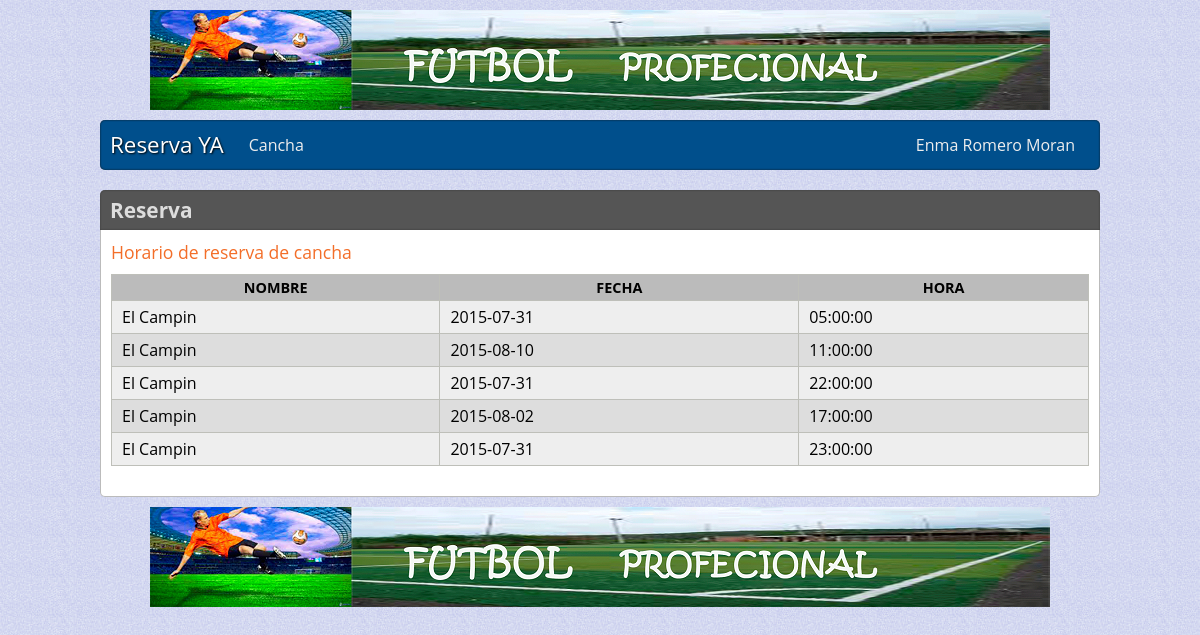
The app's page /reserva/reserva/listarMio/27 (signed in) with its own data.
### tables this page shows
CREATE TABLE IF NOT EXISTS `reserva` (
  `id` int(11) NOT NULL AUTO_INCREMENT,
  `cancha_id` int(11) DEFAULT NULL,
  `usuario_id` int(11) NOT NULL,
  `fecha` date NOT NULL,
  `hora` time NOT NULL,
  `fecha_realizada` date NOT NULL,
  `calificacion_cancha` int(11) DEFAULT NULL,
  `calificacion_usuario` int(11) DEFAULT NULL,
  `coment_usuario` varchar(200) DEFAULT NULL,
  `coment_administrador` varchar(200) DEFAULT NULL,
  PRIMARY KEY (`id`),
  KEY `fk_reserva_cancha1_idx` (`cancha_id`),
  KEY `fk_reserva_usuario1_idx` (`usuario_id`)
);

CREATE TABLE IF NOT EXISTS `cancha` (
  `id` int(11) NOT NULL AUTO_INCREMENT,
  `nombre` varchar(45) NOT NULL,
  `ubicacion` varchar(45) NOT NULL,
  `admin_id` int(11) NOT NULL,
  `calificacion` int(11) DEFAULT NULL,
  PRIMARY KEY (`id`),
  KEY `fk_cancha_usuario1_idx` (`admin_id`)
);

### reserva/controladores/reservaControlador.php (called while the page is built, shortened)
<?php
class reservaControlador extends Controlador {
    public function listarMio($pagina = 1) {
        $this->_modelo = $this->getModelo('reserva');
        $this->_vista->getPaginacion($pagina, $this->_modelo->contar(Sesion::get('id')), 'reserva/listar/');
        $this->_vista->dato = $this->_modelo->listarMio(Sesion::get('id'), $this->_vista->pactual);
        $this->_vista->titulo = 'Horario de reserva de cancha';
        $this->_vista->renderizar('listarMio');
    }
}

### reserva/index.php (called while the page is built, shortened)
<?php
try {
    require_once RAIZ . 'aplicacion' . SD . 'Peticion.php';
    require_once RAIZ . 'aplicacion' . SD . 'Lanzador.php';
    require_once RAIZ . 'aplicacion' . SD . 'Vista.php';
    require_once RAIZ . 'aplicacion' . SD . 'Bd.php';
    require_once RAIZ . 'aplicacion' . SD . 'Sesion.php';
    Lanzador::ejecutar(new Peticion);
} catch (Exception $e) {
    echo $e->getMessage();
}

### reserva/aplicacion/Bd.php (called while the page is built, shortened)
<?php
class Bd {
    private $_parametros;
    private $_mysqli;
    private $_result;
    private function __construct($bd_host, $bd_user, $bd_pass, $bd_name) {
        $this->_mysqli = new mysqli($bd_host, $bd_user, $bd_pass, $bd_name);
        $this->_mysqli->set_charset('utf8');
    }
    private function _query($sql, $parametros) {
        $this->_result = $this->_mysqli->query($this->_prepare($sql, $parametros));
    }
    private function _escape($var) {
        return $this->_mysqli->real_escape_string($var);
    }
    private function _fetchArray() {
        $rows = array();
        while ($row = $this->_result->fetch_array(MYSQLI_ASSOC)) {
            $rows[] = $row;
        }
        return $rows;
    }
    private function _reemplazar() {
        $actual = current($this->_parametros);
        next($this->_parametros);
        return $actual;
    }
    private function _prepare($sql, $parametros) {
        for ($i = 0; $i < count($parametros); $i++) {
            if (is_bool($parametros[$i])) {
                $parametros[$i] = $parametros[$i] ? 1 : 0;
            } elseif (is_double($parametros[$i])) {
                $parametros[$i] = str_replace(',', '.', $parametros[$i]);
            } elseif (is_null($parametros[$i])) {
                $parametros[$i] = 'NULL';
            } else {
                $parametros[$i] = "'" . $this->_escape($parametros[$i]) . "'";
            }
        }
        $this->_parametros = $parametros;
        $_sql = preg_replace_callback("/(\?)/i", array($this, "_reemplazar"), $sql);
        return $_sql;
    }
    public function getArray($sql, $parametros = array()) {
        $this->_query($sql, $parametros);
        $all = $this->_fetchArray();
        if ($all) {
            return $all;
        }
        return FALSE;
    }
}

### reserva/modelos/reservaModelo.php (called while the page is built, shortened)
<?php
class reservaModelo extends Modelo {
    public function listarMio($usuario_id, $pagina) {
        $pagina = ($pagina - 1) * REG_PAG;
        return $this->_bd->getArray('SELECT reserva.*, cancha.nombre FROM reserva INNER JOIN cancha ON reserva.cancha_id=cancha.id and cancha.admin_id = ? ORDER BY reserva.id LIMIT ' . $pagina . ',' . REG_PAG, array(Sesion::get('id')));
    }
}

### reserva/aplicacion/Peticion.php (called while the page is built, shortened)
<?php
class Peticion {
    private $_controlador;
    public function __construct() {
        if (!is_null(filter_input(INPUT_GET, 'url'))) {
            $this->url = filter_input(INPUT_GET, 'url', FILTER_SANITIZE_URL);
            $_aux = explode('/', $this->url);
            $_url = array_filter($_aux);
            $this->_controlador = strtolower(array_shift($_url));
        }
    }
    public function getControlador() {
        return $this->_controlador;
    }
}

### reserva/aplicacion/Sesion.php (called while the page is built, shortened)
<?php
class Sesion {
    public static function get($clave) {
        if (isset($_SESSION[$clave])) {
            return $_SESSION[$clave];
        }
        return '';
    }
}

### reserva/vistas/reserva/listarMio.phtml (the view, shortened to what this page needs)
<div class="login_head">
    <h2>Reserva</h2>
</div>
<div class="login_body">
    <h3><?php echo $this->titulo ?></h3>
    <?php if ($this->dato) : ?>
        <table class="tabla">
            <tr><th>Nombre</th><th>fecha</th><th>hora</th></tr>
                    <?php for ($i = 0; $i < count($this->dato); $i++) : ?>
                <tr>
                    <td><?php echo $this->dato[$i]['nombre'] ?></td>
                    <td><?php echo $this->dato[$i]['fecha'] ?></td>
                    <td><?php echo $this->dato[$i]['hora'] ?></td>
                </tr>
            <?php endfor; ?>
        </table>
    <?php else: ?>
        <p>No hay registros</p>
    <?php endif; ?>
</div>

### reserva/aplicacion/Lanzador.php (shortened to what this page needs)
<?php
class Lanzador {
    public static function ejecutar(Peticion $peticion) {
        $ncontrolador = $peticion->getControlador() . 'Controlador';
        $rutaControlador = RAIZ . 'controladores' . SD . $ncontrolador . '.php';
        $metodo = $peticion->getMetodo();
        $argumentos = $peticion->getArgumentos();
        if (is_readable($rutaControlador)) {
            $controlador = new $ncontrolador;
            if (isset($argumentos)) {
                call_user_func_array(array($controlador, $metodo), $argumentos);
            } else {
                call_user_func(array($controlador, $metodo));
            }
        } else {
            throw new Exception('Controlador no encontrado: ' . $ncontrolador);
        }
    }
}

### reserva/aplicacion/Vista.php (shortened to what this page needs)
<?php
class Vista {
    private $_peticion;
    public function __construct(Peticion $peticion) {
        $this->_peticion = $peticion;
        $this->_plantilla = URL_BASE . 'vistas/_plantilla/';
    }
    public function renderizar($vista, $parcial = FALSE) {
        $rutaVista = RAIZ . 'vistas' . SD . $this->_peticion->getControlador() . SD . $vista . '.phtml';
        if (is_readable($rutaVista)) {
            if ($parcial) {
                require_once $rutaVista;
            } else {
                require_once $rutaVista;
                $this->contenido = ob_get_contents();
                require_once RAIZ . 'vistas' . SD . '_plantilla' . SD . 'plantilla.phtml';
            }
        } else {
            throw new Exception('Vista no encontrada');
        }
    }
}

### reserva/vistas/_plantilla/plantilla.phtml (shortened to what this page needs)
<!DOCTYPE html>
<html>
    <head>
        <link rel="stylesheet" href="<?php echo $this->_plantilla; ?>css/plantilla.css" media="all" type="text/css">
        <link rel="stylesheet" href="<?php echo $this->_plantilla; ?>css/responsive.css" media="all" type="text/css">
    </head>
    <body>
        <div id="limites">
            <div class="logo">
                <img src="<?php echo $this->_plantilla ?>img/portada.gif" alt="portada">
            </div>
            <?php if (!Sesion::get('autenticado')) : ?>
                <div id="cabeza">
                    <h1><a href="<?php echo URL_BASE ?>">Reserva YA</a></h1>
                    <?php require_once RAIZ . 'vistas' . SD . '_plantilla' . SD . 'menu.phtml' ?>
                </div>
            <?php endif; ?>
            <div id="cuerpo">
                <?php echo $this->contenido ?>
            </div>
            <div class="logo">
                <img src="<?php echo $this->_plantilla ?>img/portada.gif" alt="portada">
            </div>
        </div>
    </body>
</html>

### reserva/vistas/_plantilla/menu.phtml (shortened to what this page needs)
<?php if (Sesion::get('rol') && Sesion::get('rol') == 'admin') : ?>
<ul class="menu">
    <li>
        <a href="#">Cancha</a>
    </li>
</ul>
<?php endif; ?>
<ul class="menu derecha">
    <li>
        <?php if (Sesion::get('iniciado')): ?>
            <a href="#"><?php echo Sesion::get('nombre') ?></a>
        <?php endif; ?>
    </li>
</ul>

### reserva/vistas/_plantilla/css/plantilla.css (style rules this page uses)
* { margin: 0; padding: 0; }
html { font-size: 62.5%; }
body { font-size: 1.6em; font-family: 'Open Sans',"Helvetica Neue",Helvetica,Arial,sans-serif; background: url(../img/bg1.jpg); }
a { text-decoration: none; color: #1D90E9; }
.login_head { background: #555; border-radius: 5px 5px 0 0; padding: 0 10px; color: #ddd; box-shadow: inset 0 0 2px 0 #333; }
.login_body { background: #fff; padding: 10px; border-radius: 0 0 5px 5px; border: 1px solid #bbb; border-top: none }
h1 { font-size: 1.4em; float: left; font-weight: normal; margin-right: 15px; line-height: 50px; }
h1 a { color: #fff; text-decoration: none; text-shadow: 1px 1px 2px #000; }
h2 { float: left; font-size: 1.3em; line-height: 40px; }
h3 { font-size: 1.1em; padding-bottom: 10px; color: #F36E29; font-weight: normal; }
.logo { text-align: center; height: 100px; margin: 10px 0; }
#cabeza { background: #004F8C; color: #fff; box-shadow: inset 0 0 2px 0 #111; border-radius: 5px; padding: 0 10px; margin-bottom: 20px; }
.menu li { list-style: none; }
.menu > li { float: left; line-height: 50px; }
.menu li a { color: #eee; text-decoration: none; padding: 0 15px 0 10px; display: block; }
.derecha { float: right; }
.tabla { border: 1px solid #BEBFB9; width: 100%; border-spacing: 0; border-collapse: collapse; margin-bottom: 20px; }
.tabla tr { background: #ddd; }
.tabla th { background: #bbb; border: 1px solid #BEBFB9; padding: 3px 10px; text-transform: uppercase; font-size: .9em; font-weight: bold; word-break: break-all; }
.tabla td { padding: 5px 10px; word-break: break-all; border: 1px solid #BEBFB9; }
.tabla tr:nth-child(2n) { background: #EEE; }

### reserva/vistas/_plantilla/css/responsive.css (style rules this page uses)
#limites { width: 1000px; margin: 10px auto 10px auto; }
@media only screen and (min-width: 1010px) and (max-width: 1249px) { #limites { width: 1000px; } }

### records on screen
reserva: cancha.nombre "El Campin", fecha "2015-07-31", hora "05:00:00"
reserva: cancha.nombre "El Campin", fecha "2015-08-10", hora "11:00:00"
reserva: cancha.nombre "El Campin", fecha "2015-07-31", hora "22:00:00"
reserva: cancha.nombre "El Campin", fecha "2015-08-02", hora "17:00:00"
reserva: cancha.nombre "El Campin", fecha "2015-07-31", hora "23:00:00"

### other values on screen
Sesion::get('nombre') "Enma Romero Moran"
$this->titulo "Horario de reserva de cancha"
